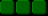

Below is a game level as drawn by its tile map, then a one-line description and the .tmx file that defines it, in full:
An orthogonal 3x1 tile map with 16x16 px tiles, 1 tile layer (tiles layer).

<map version="1.10" tiledversion="1.11.0" orientation="orthogonal" renderorder="right-down" width="3" height="1" tilewidth="16" tileheight="16" infinite="0" nextlayerid="2" nextobjectid="1">
 <tileset firstgid="1" source="bricks_big.tsx" />
 <layer id="1" name="tiles layer" width="3" height="1">
  <data encoding="csv">
4,4,4
</data>
 </layer>
</map>